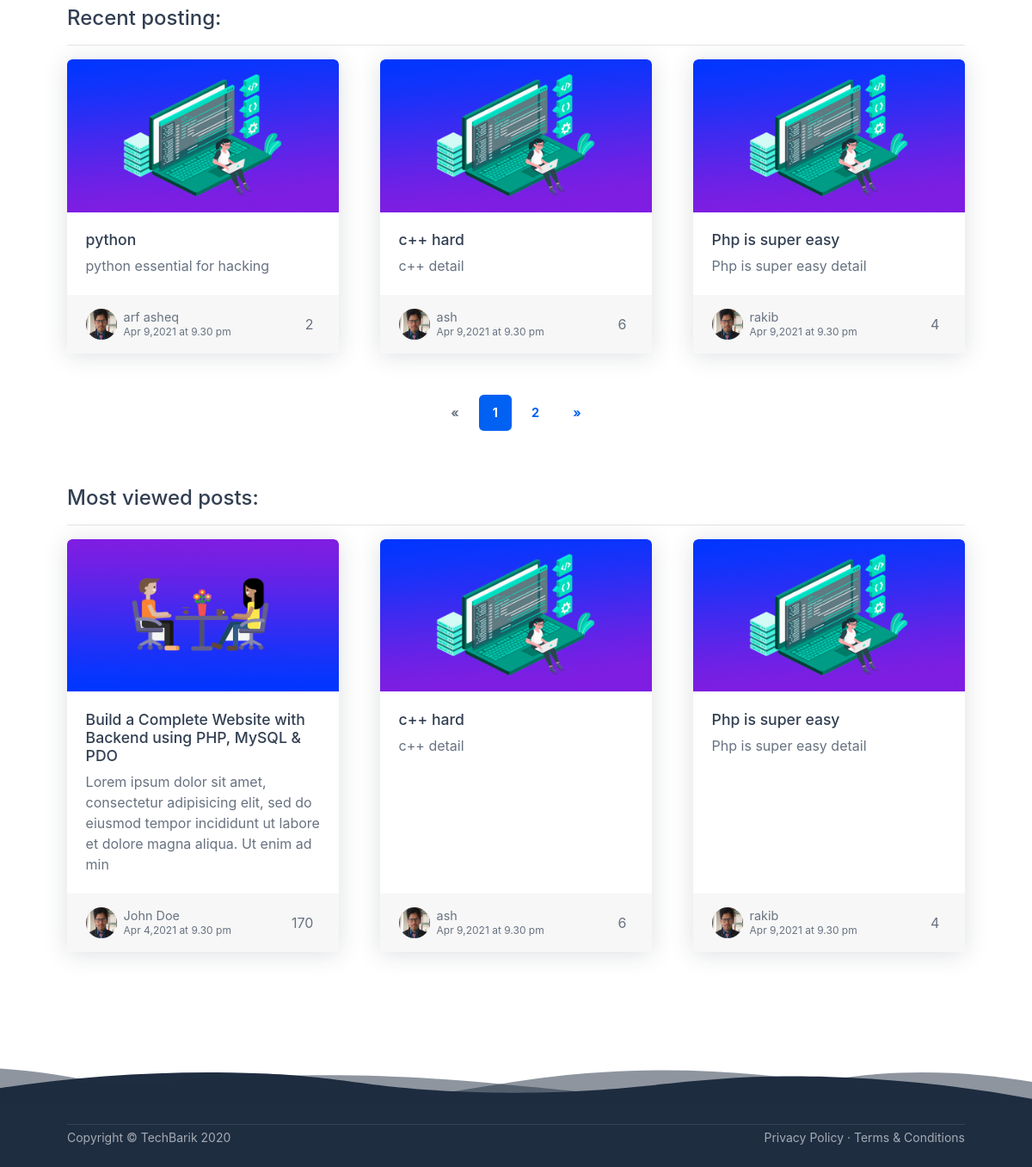
Page /categories.php?category_id=1&category_name=programming (lower part) on the earlier database version.
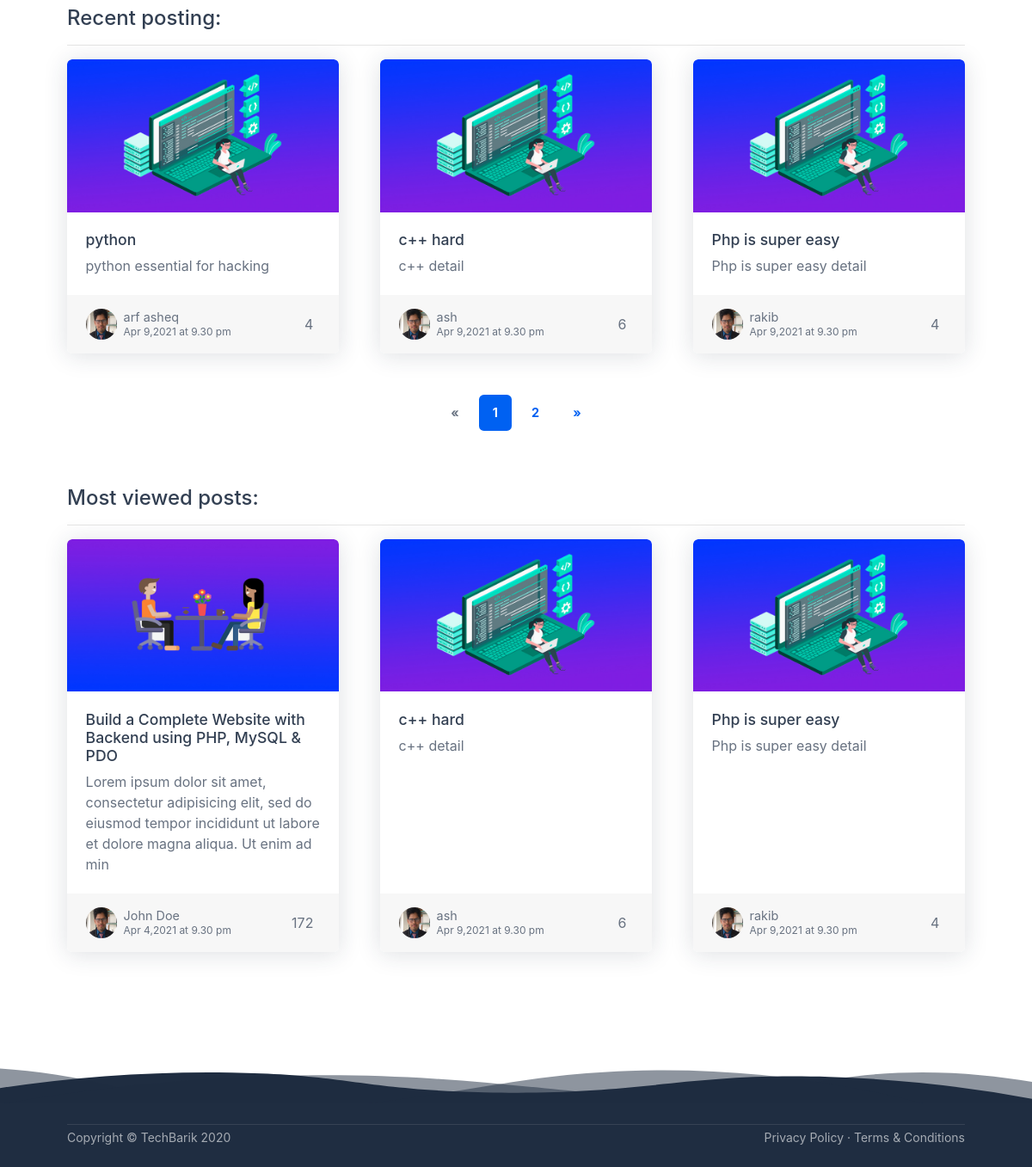
Same page on the later database version.
### tables this page shows
CREATE TABLE `posts` (
  `post_id` int(11) NOT NULL,
  `post_title` varchar(255) NOT NULL,
  `post_detail` text NOT NULL,
  `post_category_id` int(11) NOT NULL,
  `post_image` text NOT NULL,
  `post_date` varchar(255) NOT NULL,
  `post_status` varchar(255) NOT NULL DEFAULT 'Published',
  `post_author` varchar(255) NOT NULL,
  `post_views` int(11) NOT NULL DEFAULT 0,
  `post_comment_count` int(11) NOT NULL DEFAULT 0,
  `post_tags` text NOT NULL
);

### categories.php (the view, shortened to what the changed rows need)
<?php require_once("./includes/header.php"); ?>
        <div id="layoutDefault">
            <div id="layoutDefault_content">
                <main>
                    <section class="bg-white py-10">
                        <div class="container">
                            <?php
                                $post_per_page = 3;
                                if (isset($_GET['page'])) {
                                    $page = $_GET['page'];
                                    if($page == 1) {
                                        $page_id = 0;
                                    } else {
                                        $page_id = ($page * $post_per_page) - $post_per_page;
                                    }
                                } else {
                                    $page_id = 0;
                                }
                            ?>
                            <h1>Recent posting:</h1>
                            <div class="row">
                                <?php
                                    $sql = "SELECT * FROM posts WHERE post_status = :status AND post_category_id = :id ORDER BY post_id DESC LIMIT $page_id, $post_per_page";
                                    $stmt = $pdo->prepare($sql);
                                    $stmt->execute([
                                        ':status' => 'Published',
                                        ':id' => $_GET['category_id']
                                    ]);
                                    while($posts = $stmt->fetch(PDO::FETCH_ASSOC)) {
                                        $post_id = $posts['post_id'];
                                        $post_title = $posts['post_title'];
                                        $post_detail = substr($posts['post_detail'], 0, 140);
                                        $post_image = $posts['post_image'];
                                        $post_date = $posts['post_date'];
                                        $post_author = $posts['post_author'];
                                        $post_views = $posts['post_views'];
                                        ?>
                                            <div class="col-md-6 col-xl-4 mb-5">
                                                <a class="card post-preview lift h-100" href="single.php?post_id=<?php echo $post_id; ?>"
                                                    ><img class="card-img-top" src="./img/<?php echo $post_image; ?>" alt="<?php echo $post_image; ?>" />
                                                    <div class="card-body">
                                                        <h5 class="card-title"><?php echo $post_title; ?></h5>
                                                        <p class="card-text"><?php echo $post_detail; ?></p>
                                                    </div>
                                                    <div class="card-footer d-flex align-items-center justify-content-between">
                                                        <div class="post-preview-meta">
                                                            <img class="post-preview-meta-img" src="./img/mdabarik.jpg" />
                                                            <div class="post-preview-meta-details">
                                                                <div class="post-preview-meta-details-name"><?php echo $post_author; ?></div>
                                                                <div class="post-preview-meta-details-date"><?php echo $post_date; ?></div>
                                                            </div>
                                                        </div>
                                                        <div class="post-preview-meta">
                                                            <?php echo $post_views; ?>
                                                        </div>
                                                    </div>
                                                </a>
                                            </div>
                                    <?php }
                                ?>
                            </div>
                            <h1 class="pt-5">Most viewed posts:</h1>
                            <div class="row">
                                <?php
                                    $sql2 = "SELECT * FROM posts WHERE post_status = :status AND post_category_id = :id ORDER BY post_views DESC LIMIT 0, 3";
                                    $stmt = $pdo->prepare($sql2);
                                    $stmt->execute([
                                        ':status' => 'Published',
                                        ':id' => $_GET['category_id']
                                    ]);
                                    while($posts = $stmt->fetch(PDO::FETCH_ASSOC)) {
                                        $post_id = $posts['post_id'];
                                        $post_title = $posts['post_title'];
                                        $post_detail = substr($posts['post_detail'], 0, 140);
                                        $post_image = $posts['post_image'];
                                        $post_date = $posts['post_date'];
                                        $post_author = $posts['post_author'];
                                        $post_views = $posts['post_views']; ?>
                                            <div class="col-md-6 col-xl-4 mb-5">
                                                <a class="card post-preview lift h-100" href="single.php?post_id=<?php echo $post_id; ?>"
                                                    ><img class="card-img-top" src="./img/<?php echo $post_image; ?>" alt="<?php echo $post_image; ?>" />
                                                    <div class="card-body">
                                                        <h5 class="card-title"><?php echo $post_title; ?></h5>
                                                        <p class="card-text"><?php echo $post_detail; ?></p>
                                                    </div>
                                                    <div class="card-footer d-flex align-items-center justify-content-between">
                                                        <div class="post-preview-meta">
                                                            <img class="post-preview-meta-img" src="./img/mdabarik.jpg" />
                                                            <div class="post-preview-meta-details">
                                                                <div class="post-preview-meta-details-name"><?php echo $post_author; ?></div>
                                                                <div class="post-preview-meta-details-date"><?php echo $post_date; ?></div>
                                                            </div>
                                                        </div>
                                                        <div class="post-preview-meta">
                                                            <?php echo $post_views; ?>
                                                        </div>
                                                    </div>
                                                </a>
                                            </div>
                                    <?php }
                                ?>
                            </div>
                        </div>
                </main>
            </div>
        </div>
<?php require_once("./includes/footer.php"); ?>

Differences in the rows shown:
changed posts "python": post_views "2" → "4"
changed posts "Build a Complete Website with Backend using PHP, MySQL & PDO": post_views "170" → "172"
